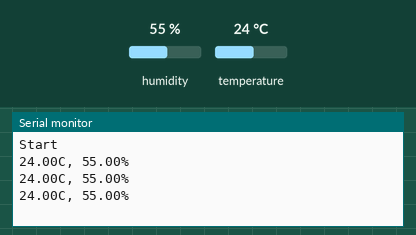
Recording of a sketch running on a simulated Arduino Uno, built with avr-gcc and run on an emulated ATmega328P. Shown: the last lines printed to the serial monitor. The test bench sets the inputs (shaded band); at power-on: humidity 55 %, temperature 24 °C.

Above: at 3.8 s.
3.9 s: humidity set to 22 %
At 5.7 s:
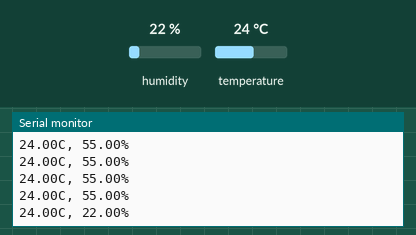
6.7 s: temperature set to 12 °C
At 7.5 s:
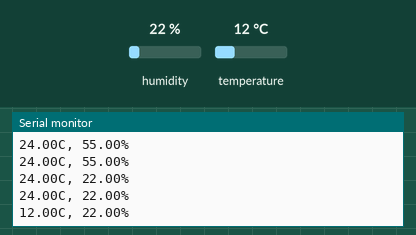
9.5 s: humidity set to 40 %
At 10.8 s:
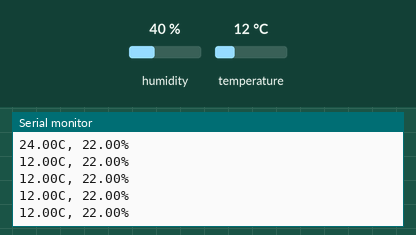
Timing chart, 0 to 12.5 s (numbered marks = the images above; inputs shaded):
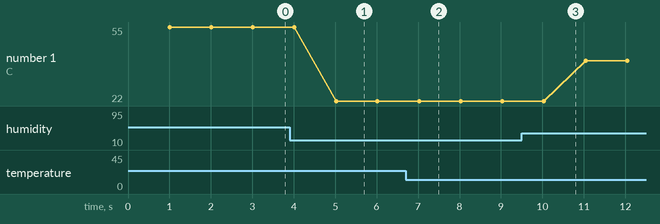

Measured:
- after the input at 3.9 s, the serial monitor: prints a new line after 1.1 s (image 1)
- after the input at 6.7 s, the serial monitor: prints a new line after 0.33 s (image 2)
- plotted number 1: 55 → 22 after the input at 3.9 s, 22 → 40 after the input at 9.5 s

The sketch:

AM2301.ino
```cpp
#define RAW_DATA 1
#include <DHT.h>

/*
https://ru.aliexpress.com/popular/am2301-temperature-humidity-sensor.html

Adafruit Unified Sensor
DHT sensor library

 DATA VCC GND
 __|___|___|__
|             |
|   AM2301    |
|_____________|

*/
#define PIN_DHT  12

DHT dht(PIN_DHT, AM2301);
long temp = 0;
long hum = 0;

void setup()
{
  dht.begin();
  Serial.begin(9600);
  while (!Serial) {}
  Serial.println(F("Start"));
}

void loop()
{
  delay(1000);
  float h = dht.readHumidity(false);
  float t = dht.readTemperature(false);
#ifdef RAW_DATA
  Serial.print(t);
  Serial.print(F("C, "));
  Serial.print(h);
  Serial.print(F("%"));
  Serial.println();
#else
  if (!isnan(h) && !isnan(t))
  {
    temp = lrint(t);
    hum = lrint(h);
    Serial.print(temp);
    Serial.print(F("C, "));
    Serial.print(hum);
    Serial.print(F("%"));
    Serial.println();
  }
#endif
}
```
